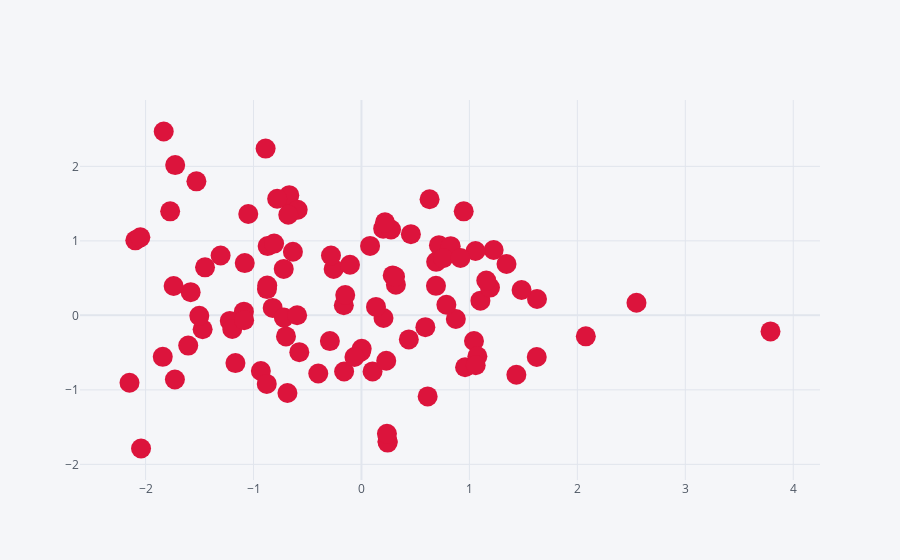

The code cell stored with this chart in its notebook:
### Code cell
data.iplot(x="C",y="D",mode="markers",size=20,color="crimson")
